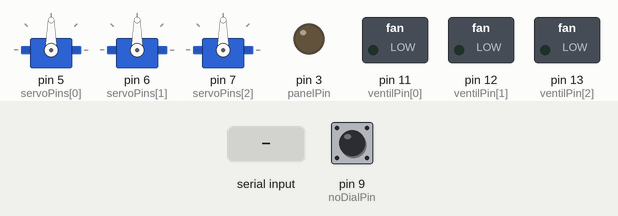
Recording of a sketch running on a simulated Arduino Uno, built with avr-gcc and run on an emulated ATmega328P. On the bench: 3 × servo, switched loads named in the sketch (green lamp = pin HIGH), output pins drawn as LEDs (lit = HIGH). The test bench sets the inputs (shaded band); at power-on: pin 9 (noDialPin) HIGH. What the sketch prints to the serial monitor is not drawn.

Above: at 1.2 s.
1.3 s: "l90\n" received over Serial
At 2.0 s:
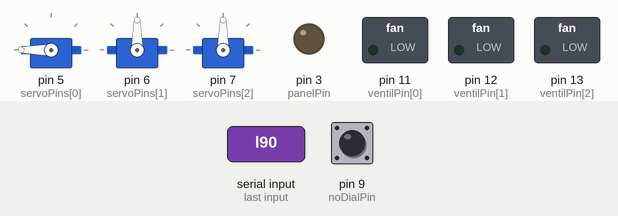
2.8 s: "v90\n" received over Serial
At 4.0 s:
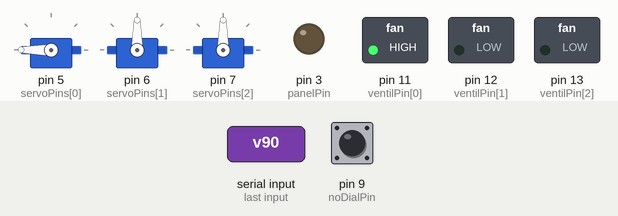
4.3 s: "l,45\n" received over Serial
At 5.5 s:
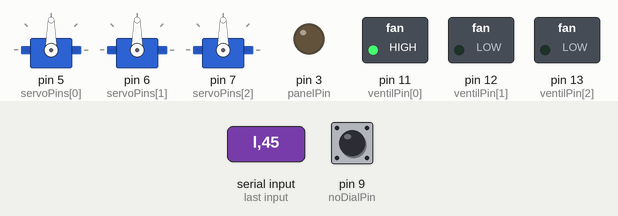
5.8 s: "l" received over Serial
At 7.2 s:
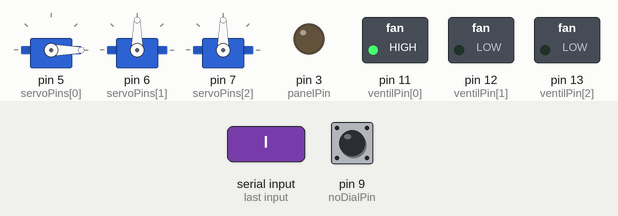
8.3 s: "p90\n" received over Serial
At 9.5 s:
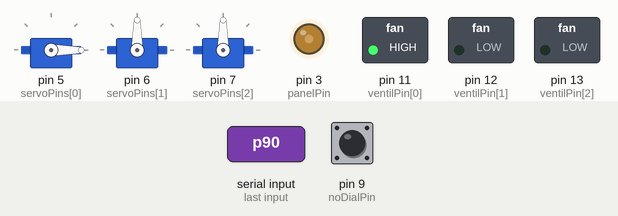
9.8 s: "p,45\n" received over Serial
At 10.8 s:
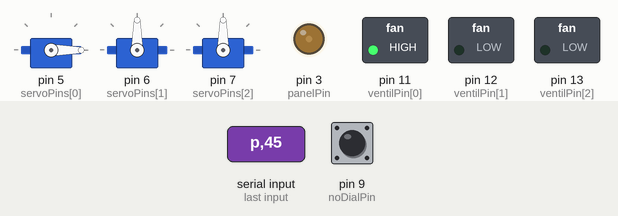
Timing chart, 0 to 12.3 s (numbered marks = the images above; inputs shaded):
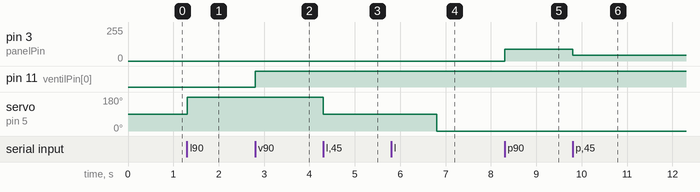

The sketch:

Onirisation.new.ino
```cpp
#include <Servo.h>

/*
 *  modify the folowing variables to fit the number of fans, servos, sensors
 */

const int panelPin = 3;                 // led panel pin
const int servoPins[] = {5, 6, 7};       // non PWM pins for servos
const int fsrAnalogPin[] = {0};          // FSR analog pins
const int ventilPin[] = {11, 12, 13};       // PWM pins for ventilos
const int lowTresh = 30;                 // set lowest limit for driving ventilos
const int highTresh = 170;               // set highest limit for driving ventilos
const unsigned long lagTime = 1000;      // set lag time for driving each ventilos
const int noDialPin = 9;
const int countPin = 10;

/*  ventilVal
 *  deffault parameters
 */

const int servoNum = sizeof(servoPins) / sizeof(servoPins[0]);        // number of servos
const int fsrNum = sizeof(fsrAnalogPin) / sizeof(fsrAnalogPin[0]);    // number of resistive sensors
const int ventilNum = sizeof(ventilPin) / sizeof(ventilPin[0]);       // number of ventilos

Servo myServos[servoNum];                   // create servo objects
int fsrReading[fsrNum];                     // value sent to score
int ventilVal[ventilNum];     // value received from score
int servoVal[servoNum];
int previousVal[ventilNum];   // keep track of previous vlaues
unsigned long timeElapsed;                  // keep track of time past
unsigned long lastTime[ventilNum];          // store date for mesuring durations
int count = 0;
int prevState = 0;

void setup() {

  Serial.begin(9600);                       // set baud rate

  for (int i = 0; i < ventilNum; i++) {
    pinMode(ventilPin[i], OUTPUT);         // define pin as output
    previousVal[i] = 0;                    // initialise all previousVal to 0
    lastTime[i] = 0;                       // initialise all lastTimes to 0
    ventilVal[i] = 0;                      // initialise all ventilVal to 0
  }

  for (int i = 0; i < servoNum; i++) {
    myServos[i].attach(servoPins[i], 800, 2200);   // define servo range
    myServos[i].writeMicroseconds(1500);            // servo initial value
  }

  pinMode(panelPin, OUTPUT);         // define pin as output
  pinMode(noDialPin, INPUT_PULLUP);    // define pin as inpout
  pinMode(countPin, INPUT_PULLUP);    // define pin as inpout

}

void loop() {

  timeElapsed = millis();                   // update current date
  /*
  for (int i = 0; i < fsrNum; i++) {
    fsrReading[i] = analogRead(fsrAnalogPin[i]);
    Serial.print(fsrReading[i]);            // read anog pin and send it through serial
    if (i == (fsrNum - 1)) {
      Serial.println();
    } else {
      Serial.print(',');
    }
  }
 */

 if(!digitalRead(noDialPin)) {
  int curentState = digitalRead(countPin);
  if((curentState == 0) && (prevState == 1)) {
    count++;
  }
  prevState = curentState;
 } else {
  if(count != 0) {
    Serial.println(count - 1);
    count = 0;
  }
 }

// Serial.print(digitalRead(dialPin)) ;

  while (Serial.available() > 0) {
    switch (Serial.read()) {                // switch for the folowing characters
      case 'p':
      analogWrite(panelPin, Serial.parseInt());
      break;
      case 'l':
      servoVal[0] = map(Serial.parseInt(), 0, 90, 800, 2200) ;
      Serial.print(servoVal[0]);
      myServos[0].writeMicroseconds(servoVal[0]);
      break;
      case 'c':
      servoVal[1] = map(Serial.parseInt(), 0, 90, 800, 2200) ;
      Serial.print(servoVal[1]);
      myServos[1].writeMicroseconds(servoVal[1]);
      break;
      case 'r':
      servoVal[2] = map(Serial.parseInt(), 0, 90, 800, 2200) ;
      Serial.print(servoVal[2]);
      myServos[2].writeMicroseconds(servoVal[2]);
      break;
      case 'v':
      Serial.print('v');
      ventilVal[0] = Serial.parseInt();
      break;
      case 'w':
      Serial.print('w');
      ventilVal[1] = Serial.parseInt();
      break;
      case 'x':
      Serial.print('x');
      ventilVal[2] = Serial.parseInt();
      break;
    }
  }

  for (int i = 0; i < ventilNum; i++) {
    if ((timeElapsed - lastTime[i]) >= lagTime) {
      if (needStarter(ventilVal[i], previousVal[i])) {
        digitalWrite(ventilPin[i], HIGH);
        lastTime[i] = timeElapsed;
        } else {
        digitalWrite(ventilPin[i], ventilVal[i]);
      }
    }
  }

  Serial.flush();
  delay(1);
}

bool needStarter(int val, int &prev) {

  if ((val >= lowTresh) && (val < highTresh)) {
    if (prev < highTresh) {
      prev = 255;
      return true;
    } else {
      return false;
    }
  } else {
    prev = val;
    return false;
  }
}
```

Measured:
- after the input at 1.3 s, servo on pin 5 (servoPins[0]): 90° → 180° at once
- after the input at 2.8 s, pin 11 (ventilPin[0]): LOW → HIGH at once
- after the input at 4.3 s, servo on pin 5 (servoPins[0]): 180° → 90° at once
- after the input at 5.8 s, servo on pin 5 (servoPins[0]): 90° → 0° after 1.0 s
- after the input at 8.3 s, pin 3 (panelPin): 0/255 → 90/255 at once
- after the input at 9.8 s, pin 3 (panelPin): 90/255 → 45/255 at once
